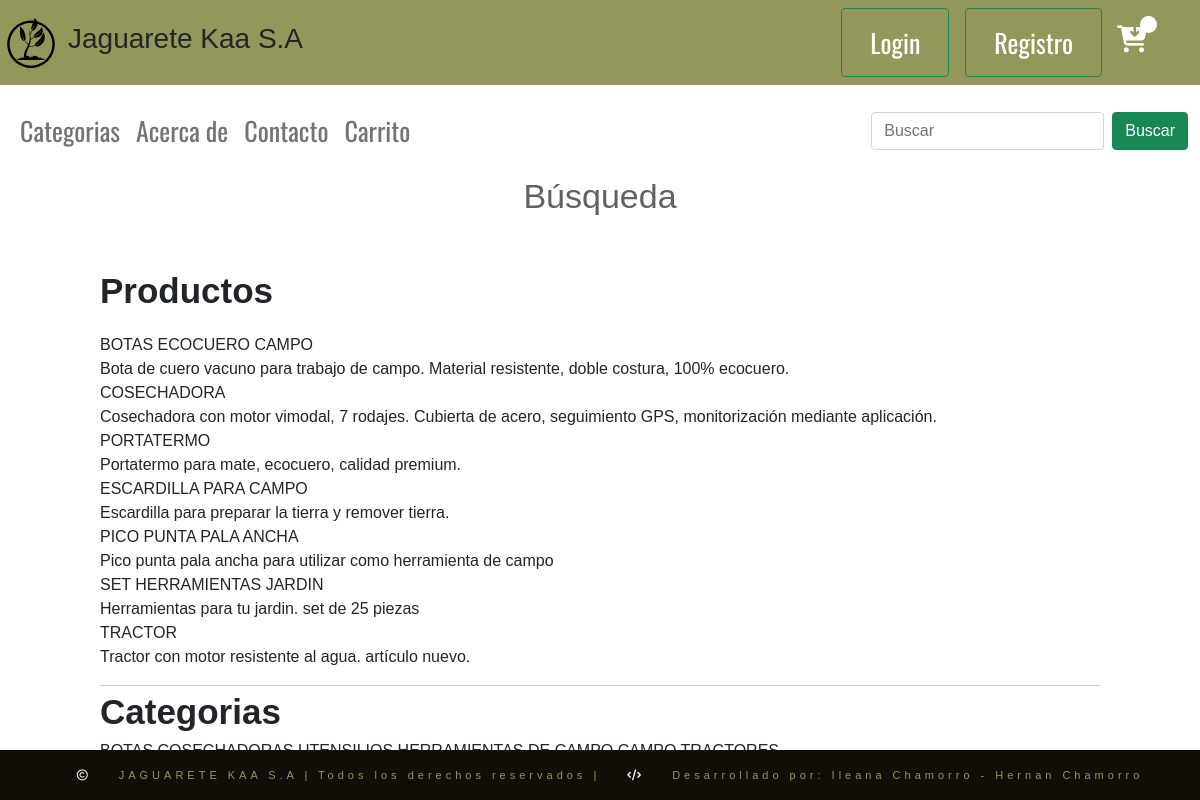
Page /search/result/ on the committed database.
### tienda/models.py (models this page shows, shortened)
class Producto(models.Model):
    class Meta:
        permissions = (("can_add_productos", "Can add productos"),)
    titulo = models.CharField(max_length=50, unique=True)
    categoria = models.ForeignKey(Categoria, on_delete=models.CASCADE)
    imagen = models.ImageField(upload_to='uploaded_images')
    descripcion = models.TextField(default='')
    precio = models.DecimalField(default=0.00, max_digits=10, decimal_places=2)
    fecha_creacion = models.DateTimeField(auto_now_add=True)

### tienda/views.py (the view)
# urls.py: path('search/result/', views.result, name="result"),
def result(request):
    query = request.GET.get('q')
    if query:
        queryset_productos = Producto.objects.filter(
            Q(titulo__icontains=query) | Q(categoria__descripcion__icontains=query)
        )
        queryset_categorias = Categoria.objects.filter(
            Q(descripcion__icontains=query)
        )
    else:
        queryset_productos = Producto.objects.all()
        queryset_categorias = Categoria.objects.all()
    return render(request, 'resultado.html', {"queryset_productos": queryset_productos, "queryset_categorias": queryset_categorias})

### tienda/templates/resultado.html
{% extends 'layout.html' %}
{% block contenido %}
  {% load static %}
  <div class="containerlistado container">
    <h1 class="titulolistado mb-5">Búsqueda</h1>
            {% if queryset_productos %}
            <p style="font-size:35px; font-weight: bold;" class="mb-3">Productos</p>
              {% for producto in queryset_productos%}
                <a href="{% url 'tienda:product' id=producto.id %}" class="uppercase">{{producto.titulo}}</a>
                <p>{{producto.descripcion}}</p>
              {% endfor %}
            {% else %}
                <p style="font-size:35px; font-weight: bold;">Productos</p>
            <p class="text-center">No se encontraron productos, busque nuevamente.</p>
            {% endif %}
            <hr class="mt-3">
            {% if queryset_categorias %}
                        <p style="font-size:35px; font-weight: bold;">Categorias</p>
              {% for categoria in queryset_categorias %}
                <a class="uppercase">{{categoria.descripcion}}</a>
              {% endfor %}
            {% else %}
              <p class="mt-3 mb-5"style="font-size:35px; font-weight: bold;">Categorias</p>
            <p class="text-center">No se encontraron categorias, busque nuevamente.</p>
            {% endif %}
</div>
  {% endblock %}

### tienda/static/css/style.css (style rules this page uses)
* { margin: 0; padding: 0; box-sizing: border-box; font-family: sans-serif; }
.titulolistado { font-family: 'PlayFair Display', sans-serif; font-size: 34px; text-align: center; color:rgb(97, 97, 97); }

### rows in the picture
Producto: titulo "BOTAS ECOCUERO CAMPO", descripcion "Bota de cuero vacuno para trabajo de campo. Material resistente, doble costura, 100% ecocuero."
Producto: titulo "COSECHADORA", descripcion "Cosechadora con motor vimodal, 7 rodajes. Cubierta de acero, seguimiento GPS, monitorización mediante aplicación."
Producto: titulo "PORTATERMO", descripcion "Portatermo para mate, ecocuero, calidad premium."
Producto: titulo "ESCARDILLA PARA CAMPO", descripcion "Escardilla para preparar la tierra y remover tierra."
Producto: titulo "PICO PUNTA PALA ANCHA", descripcion "Pico punta pala ancha para utilizar como herramienta de campo"
Producto: titulo "SET HERRAMIENTAS JARDIN", descripcion "Herramientas para tu jardin. set de 25 piezas"
Producto: titulo "TRACTOR", descripcion "Tractor con motor resistente al agua. artículo nuevo."
